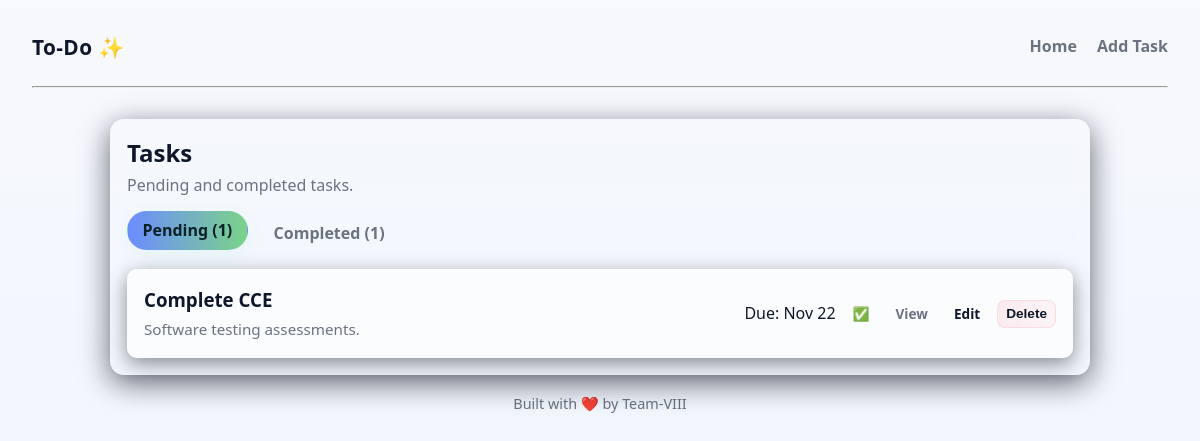
Before: / with the older database file.
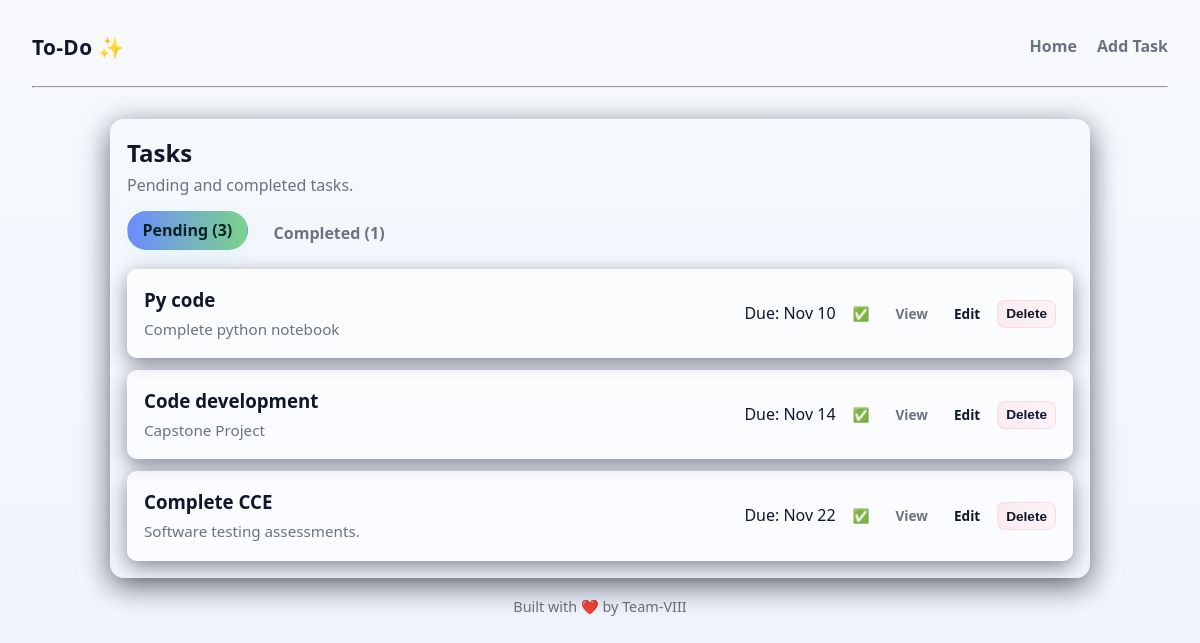
After: the same page with the newer database file.
### tasks/models.py (models this page shows, shortened)
class Task(models.Model):
    title = models.CharField(max_length=200)
    description = models.TextField(blank=True)
    deadline = models.DateField()
    completed = models.BooleanField(default=False)
    created_at = models.DateField(default=timezone.now)
    class Meta:
        ordering = ['completed', 'deadline', '-created_at']

### tasks/views.py (the view)
# urls.py: path('', views.TaskListView.as_view(), name='index'),            # CBV - list
class TaskListView(ListView):
    model = Task
    template_name = 'tasks/index.html'
    context_object_name = 'tasks'
    paginate_by = 50
    def get_queryset(self):
        return Task.objects.order_by('completed', 'deadline', '-created_at')
    def get_context_data(self, **kwargs):
        ctx = super().get_context_data(**kwargs)
        ctx['pending'] = [t for t in self.object_list if not t.completed]
        ctx['completed_tasks'] = [t for t in self.object_list if t.completed]
        ctx['now'] = timezone.now()
        return ctx

### templates/tasks/index.html (shortened to what this page needs)
{% extends 'base.html' %}
{% load static %}
{% block content %}
<section class="panel">
  <div class="panel-header">
    <h2>Tasks</h2>
    <p class="subtitle">Pending and completed tasks.</p>
  </div>
  <div class="tabs">
    <label for="tab-1">Pending ({{ pending|length }})</label>
    <label for="tab-2">Completed ({{ completed_tasks|length }})</label>
    <div class="tab-content" id="content-1">
      {% if pending %}
        <ul class="task-list">
          {% for task in pending %}
          <li class="task-card">
            <div class="task-main">
              <h3 class="task-title">{{ task.title }}</h3>
              <p class="task-desc">{{ task.description|linebreaksbr }}</p>
            </div>
            <div class="task-meta">
              <p class="deadline">Due: {{ task.deadline|date:'M d' }}</p>
              <form method="post" action="{% url 'tasks:toggle' task.pk %}">
                <button class="btn small" title="Mark complete">✅</button>
              </form>
              <a class="btn small ghost" href="{% url 'tasks:detail' task.pk %}">View</a>
              <a class="btn small" href="{% url 'tasks:edit' task.pk %}">Edit</a>
              <form method="post" action="{% url 'tasks:delete' task.pk %}" style="display:inline">
                <button class="btn small danger">Delete</button>
              </form>
            </div>
          </li>
          {% endfor %}
        </ul>
      {% else %}
        <p class="empty">No pending tasks — enjoy your free time!</p>
      {% endif %}
    </div>
  </div>
</section>
{% endblock %}

### templates/base.html (shortened to what this page needs)
<!doctype html>
<html lang="en">
<head>
  <link rel="stylesheet" href="/static/css/styles.css">
</head>
<body>
  <header class="site-header">
    <h1 class="logo">To‑Do ✨</h1>
    <nav>
      <a href="{% url 'tasks:index' %}" class="nav-link">Home</a>
      <a href="{% url 'tasks:add' %}" class="nav-link">Add Task</a>
    </nav>
  </header>
  <hr><br>
  <main class="container">
    {% block content %}{% endblock %}
  </main>
  <footer class="site-footer">
    <p>Built with ❤️ by Team-VIII</p>
  </footer>
</body>
</html>

### static/css/styles.css (style rules this page uses)
:root { --bg: #f7f9fc; --card: #ffffff; --muted: #6b7280; --accent: #6c8cff; --accent-2: #7bd389; --glass: rgba(255, 255, 255, 0.6); --radius: 14px; --shadow: 0 6px 18px rgba(20, 24, 40, 0.08); --glass-2: rgba(108, 140, 255, 0.08); --mono: "Segoe UI", Roboto, "Helvetica Neue", Arial, sans-serif; }
* { box-sizing: border-box; }
html, body { height: 100%; }
body { margin: 0; font-family: var(--mono); background: linear-gradient(180deg, var(--bg), #eef4ff); color: #0f172a; -webkit-font-smoothing: antialiased; -moz-osx-font-smoothing: grayscale; line-height: 1.45; transition: background 300ms ease; padding: 2rem; }
.site-header { display: flex; align-items: center; justify-content: space-between; gap: 1rem; margin-bottom: 1.5rem; }
.logo { margin: 0; font-weight: 700; letter-spacing: 0.4px; font-size: 1.3rem; }
.nav-link { color: var(--muted); text-decoration: none; margin-left: 1rem; font-weight: 600; }
.container { max-width: 980px; margin: 0 auto; }
.panel { background: linear-gradient( 180deg, rgba(255, 255, 255, 0.02), rgba(255, 255, 255, 0.01) ); border-radius: 14px; padding: 1rem; box-shadow: 0 8px 30px rgba(2, 6, 23, 0.6), inset 0 1px 0 rgba(255, 255, 255, 0.02); backdrop-filter: blur(6px); border: 1px solid rgba(255, 255, 255, 0.03); }
.panel-header h2 { margin: 0; }
.subtitle { color: var(--muted); margin-top: 0.2rem; }
.tabs { margin-top: 1rem; position: relative; }
.tabs label { display: inline-block; padding: 0.45rem 0.9rem; margin-right: 0.4rem; border-radius: 999px; cursor: pointer; background: transparent; color: var(--muted); font-weight: 600; transition: all 0.25s ease; border: 1px solid transparent; }
.tabs input:checked + label { color: #062126; background: linear-gradient(90deg, var(--accent), var(--accent-2)); box-shadow: 0 6px 18px rgba(45, 212, 191, 0.08); transform: translateY(-3px); }
#tab-1:checked ~ #content-1, #tab-2:checked ~ #content-2 { display: block; animation: fadeIn 0.35s ease both; }
.tab-content { display: none; margin-top: 1rem; }
.task-list { list-style: none; padding: 0; margin: 0; display: grid; gap: 12px; }
.task-card { display: flex; justify-content: space-between; align-items: flex-start; padding: 1rem; border-radius: 10px; background: var(--glass); border: 1px solid rgba(255, 255, 255, 0.02); transform-origin: left center; transition: transform 0.28s cubic-bezier(0.2, 0.9, 0.3, 1), box-shadow 0.28s; box-shadow: 0 6px 20px rgba(2, 6, 23, 0.45); }
.task-main { max-width: 70%; }
.task-title { margin: 0 0 0.3rem 0; }
.task-desc { margin: 0; color: var(--muted); font-size: 0.95rem; }
.task-meta { display: flex; gap: 0.5rem; align-items: center; }
.btn { background: linear-gradient( 90deg, rgba(255, 255, 255, 0.02), rgba(255, 255, 255, 0.01) ); border: 1px solid rgba(255, 255, 255, 0.04); padding: 0.45rem 0.7rem; border-radius: 8px; font-weight: 700; cursor: pointer; text-decoration: none; color: inherit; transition: transform 0.18s, box-shadow 0.18s, background 0.18s; }
.btn.small { padding: 0.35rem 0.5rem; font-size: 0.85rem; }
.btn.ghost { background: transparent; border: 1px dashed rgba(255, 255, 255, 0.03); color: var(--muted); }
.btn.danger { background: linear-gradient( 90deg, rgba(251, 113, 133, 0.12), rgba(251, 113, 133, 0.06) ); border-color: rgba(251, 113, 133, 0.16); }
.site-footer { text-align: center; color: var(--muted); margin-top: 1.2rem; font-size: 0.9rem; }

Changed rows visible on the page:
added Task: title "Py code", description "Complete python notebook", deadline "Nov 10"
added Task: title "Code development", description "Capstone Project", deadline "Nov 14"
Other visible differences:
{{ pending|length }}: "1" → "3"
